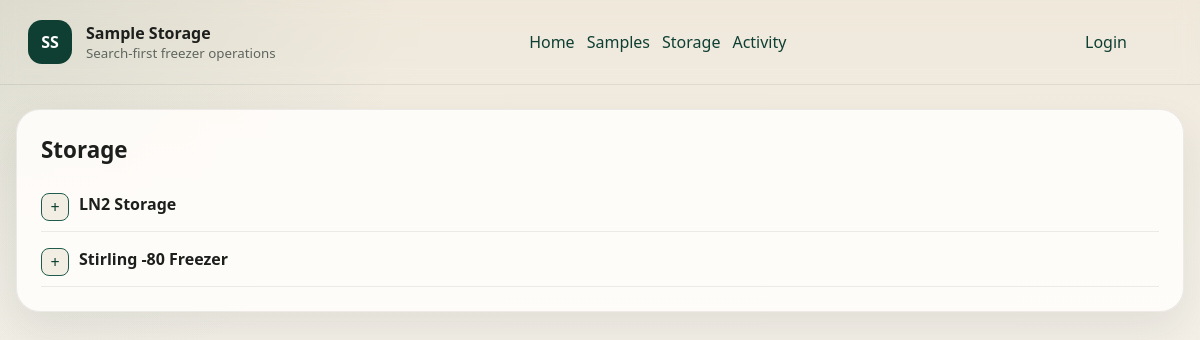
Page /storage on the committed database.
### app/domain/models.py (models this page shows, shortened)
class Base(DeclarativeBase):
    pass

class StorageNode(Base):
    __tablename__ = "storage_nodes"
    id: Mapped[int] = mapped_column(Integer, primary_key=True)
    name: Mapped[str] = mapped_column(String(100), nullable=False)
    nickname: Mapped[str | None] = mapped_column(String(100))
    notes: Mapped[str | None] = mapped_column(Text)
    node_type: Mapped[StorageNodeType] = mapped_column(SqlEnum(StorageNodeType))
    parent_id: Mapped[int | None] = mapped_column(ForeignKey("storage_nodes.id"))
    parent: Mapped[StorageNode | None] = relationship(
        "StorageNode", remote_side=[id], back_populates="children"
    )
    children: Mapped[list[StorageNode]] = relationship(
        "StorageNode", back_populates="parent", cascade="all, delete"
    )
    positions: Mapped[list[StoragePosition]] = relationship(
        "StoragePosition", back_populates="box", cascade="all, delete-orphan"
    )

### app/web/routes/storage.py (the view)
@router.get("/storage")
async def storage_browser(request: Request, db: Session = Depends(get_db)):
    current_user = get_current_user(request, db)
    return templates.TemplateResponse(
        "storage.html",
        {
            "request": request,
            "current_user": current_user,
            "root_nodes": storage_service.list_storage_tree(db),
        },
    )

### app/templates/storage.html (shortened to what this page needs)
{% extends "base.html" %}
{% block content %}
<section class="card storage-browser" data-storage-browser data-manage-tree="{{ 'true' if has_permission(current_user, 'manage_storage_tree') else 'false' }}">
  <div class="storage-toolbar">
    <h1>Storage</h1>
  </div>
  {% macro render_node(node) %}
    <li
      id="node-{{ node.id }}"
      class="storage-node"
      data-node-id="{{ node.id }}"
      data-node-type="{{ node.node_type }}"
      data-node-name="{{ node.name }}"
      data-node-nickname="{{ node.nickname or '' }}"
      data-node-notes="{{ node.notes or '' }}"
      data-node-display-name="{{ node.display_name }}"
      data-parent-id="{{ node.parent_id or '' }}"
      data-can-accept-children="{{ 'true' if node.can_accept_children else 'false' }}"
      data-child-types="{{ node.child_types | join(',') }}"
    >
      <div class="storage-row" draggable="{{ 'true' if has_permission(current_user, 'manage_storage_tree') else 'false' }}">
        {% if node.children %}
          <button type="button" class="tree-toggle" data-action="toggle" aria-expanded="true">+</button>
        {% else %}
          <span class="tree-spacer"></span>
        {% endif %}
        {% if node.node_type == 'box' %}
          <a class="node-link" href="/boxes/{{ node.id }}">{{ node.display_name }}</a>
        {% else %}
          <span class="node-label">{{ node.display_name }}</span>
        {% endif %}
      </div>
    </li>
  {% endmacro %}
  <ul class="tree-list folder-tree">
    {% for node in root_nodes %}
      {{ render_node(node) }}
    {% else %}
      <li>No storage configured yet.</li>
    {% endfor %}
  </ul>
</section>
{% endblock %}

### app/static/styles.css (style rules this page uses)
:root { --bg: #f3efe7; --surface: #fffdfa; --surface-alt: #f8f2ea; --ink: #1d1f1d; --muted: #5f665f; --line: #d8cfbf; --accent: #1f5c4b; --accent-strong: #0f3f33; --warning: #c26a3d; --occupied: #f7d8c4; --shadow: 0 18px 40px rgba(31, 34, 29, 0.08); --box-zoom: 1; --box-header-size: calc(26px * var(--box-zoom)); --box-header-radius: calc(8px * var(--box-zoom)); --box-index-width: calc(30px * var(--box-zoom)); --box-cell-width: calc(80px * var(--box-zoom)); --box-grid-gap: calc(4px * var(--box-zoom)); --box-slot-height: calc(68px * var(--box-zoom)); --box-slot-padding: calc(5px * var(--box-zoom)); --box-slot-radius: calc(10px * var(--box-zoom)); --box-header-font: calc(0.78rem * var(--box-zoom)); --box-line-font: calc(0.68rem * var(--box-zoom)); --box-id-font: calc(0.76rem * var(--box-zoom)); --box-meta-gap: calc(4px * var(--box-zoom)); --box-add-size: calc(26px * var(--box-zoom)); --box-add-font: calc(0.9rem * var(--box-zoom)); }
* { box-sizing: border-box; }
body { margin: 0; color: var(--ink); background: radial-gradient(circle at top left, rgba(31, 92, 75, 0.09), transparent 28%), linear-gradient(180deg, #efe8db 0%, var(--bg) 34%, #f7f4ee 100%); font-family: "Segoe UI Variable Text", "Segoe UI", "Helvetica Neue", Arial, sans-serif; font-variant-numeric: lining-nums tabular-nums; font-feature-settings: "lnum" 1, "tnum" 1; }
.card { background: rgba(255, 253, 250, 0.92); border: 1px solid rgba(29, 31, 29, 0.08); border-radius: 24px; box-shadow: var(--shadow); padding: 24px; margin-bottom: 20px; }
input, select, textarea, button { width: 100%; margin-top: 6px; padding: 12px 14px; border-radius: 14px; border: 1px solid var(--line); background: #fff; color: var(--ink); font: inherit; }
button, .button, .ghost-button { display: inline-flex; align-items: center; justify-content: center; width: auto; min-width: 132px; cursor: pointer; text-decoration: none; }
button, .button { background: var(--accent); color: #fff; border-color: var(--accent); }
.metric-list, .timeline, .tree-list { list-style: none; margin: 0; padding: 0; }
.storage-browser { display: grid; gap: 18px; }
.folder-tree, .tree-children { list-style: none; margin: 0; padding: 0; }
.storage-row { display: grid; grid-template-columns: 34px 34px minmax(180px, 1fr) auto auto; gap: 10px; align-items: center; padding: 10px 0; border-bottom: 1px solid rgba(29, 31, 29, 0.08); }
.tree-toggle, .icon-button { min-width: 34px; width: 34px; height: 34px; padding: 0; border-radius: 10px; }
.tree-toggle { background: #f3eee3; color: var(--accent-strong); }
.node-link, .node-label { font-weight: 700; color: var(--ink); }
.storage-browser { display: grid; gap: 12px; }
.storage-toolbar { display: flex; justify-content: space-between; align-items: center; gap: 12px; }
.storage-toolbar h1 { margin: 0; font-size: 1.4rem; }
.storage-row { display: grid; grid-template-columns: 28px minmax(180px, 1fr) auto; gap: 10px; align-items: center; padding: 10px 0; border-bottom: 1px solid rgba(29, 31, 29, 0.08); }
.tree-toggle, .tree-spacer { display: inline-flex; align-items: center; justify-content: center; width: 28px; height: 28px; }
.tree-toggle { min-width: 28px; padding: 0; border-radius: 8px; background: #f3eee3; color: var(--accent-strong); }
.node-label, .node-link { font-weight: 700; color: var(--ink); }

### rows in the picture
StorageNode: display_name "LN2 Storage"
StorageNode: display_name "Stirling -80 Freezer"
